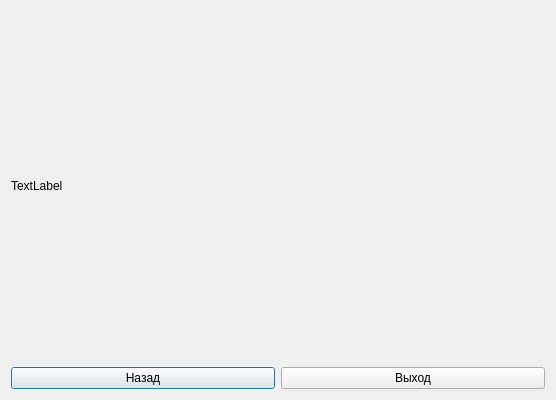
<?xml version="1.0" encoding="UTF-8"?>
<ui version="4.0">
 <class>secondwindow</class>
 <widget class="QDialog" name="secondwindow">
  <property name="geometry">
   <rect>
    <x>0</x>
    <y>0</y>
    <width>556</width>
    <height>400</height>
   </rect>
  </property>
  <property name="sizePolicy">
   <sizepolicy hsizetype="Minimum" vsizetype="Fixed">
    <horstretch>0</horstretch>
    <verstretch>0</verstretch>
   </sizepolicy>
  </property>
  <property name="windowTitle">
   <string>Dialog</string>
  </property>
  <layout class="QVBoxLayout" name="verticalLayout_2">
   <item>
    <widget class="QLabel" name="label">
     <property name="text">
      <string>TextLabel</string>
     </property>
    </widget>
   </item>
   <item>
    <layout class="QHBoxLayout" name="horizontalLayout">
     <item>
      <widget class="QPushButton" name="pushButton_2">
       <property name="text">
        <string>Назад</string>
       </property>
      </widget>
     </item>
     <item>
      <widget class="QPushButton" name="pushButton">
       <property name="text">
        <string>Выход</string>
       </property>
      </widget>
     </item>
    </layout>
   </item>
  </layout>
 </widget>
 <resources/>
 <connections/>
</ui>
